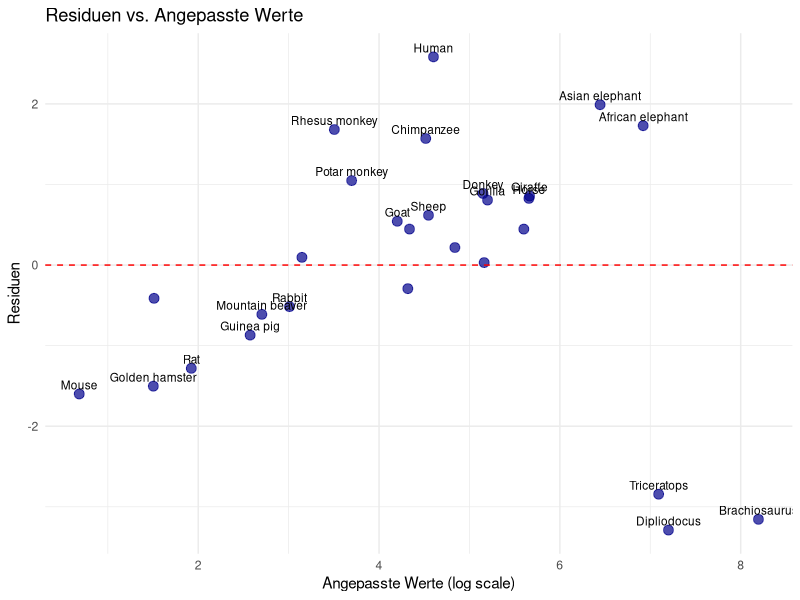

This figure's R source:
## ---- chunk 1
#| label: tbl-full-data
#| tbl-cap: "Vollständige Rohdaten des MASS::Animals Datensatzes"

library(MASS)
library(knitr)
data(Animals)

animals_full <- data.frame(
  Art = rownames(Animals),
  Körpergewicht_kg = Animals$body,
  Gehirngewicht_g = Animals$brain,
  Log_Körpergewicht = round(log10(Animals$body), 3),
  Log_Gehirngewicht = round(log10(Animals$brain), 3)
)

kable(animals_full, row.names = FALSE)
## ---- chunk 2
#| label: fig-residuals
#| fig-cap: "Residuen der logarithmischen Regression zur Identifikation von Ausreissern"

model <- lm(log(brain) ~ log(body), data = Animals)
residuals_df <- data.frame(
  Art = rownames(Animals),
  Fitted = fitted(model),
  Residuals = residuals(model),
  Body = Animals$body
)

library(ggplot2)
ggplot(residuals_df, aes(x = Fitted, y = Residuals, label = Art)) +
  geom_point(size = 3, alpha = 0.7, color = "darkblue") +
  geom_hline(yintercept = 0, color = "red", linetype = "dashed") +
  geom_text(aes(label = ifelse(abs(Residuals) > 0.5, Art, "")),
            vjust = -0.5, hjust = 0.5, size = 3) +
  labs(
    x = "Angepasste Werte (log scale)",
    y = "Residuen",
    title = "Residuen vs. Angepasste Werte"
  ) +
  theme_minimal()
